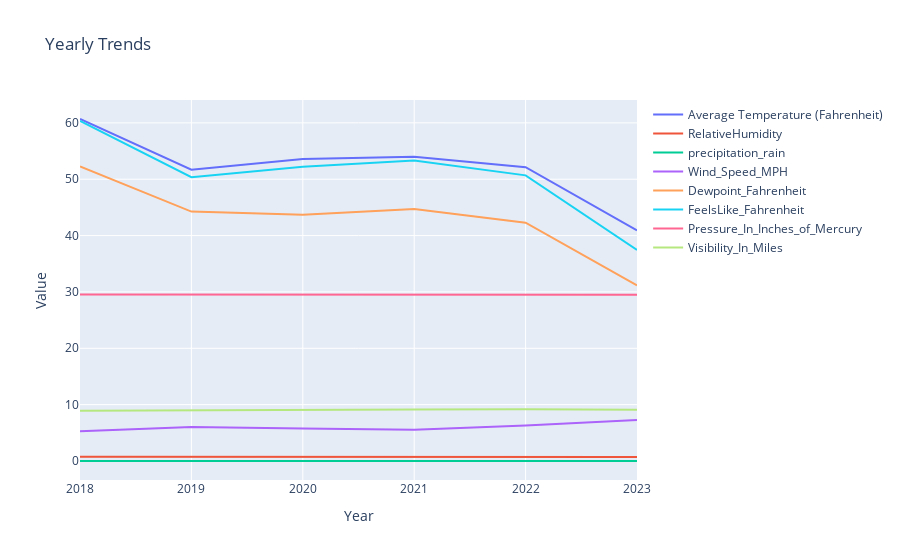

Here is the notebook cell this chart was saved with:
### Code cell
# Line plot to show year trends of multiple columns
import plotly.graph_objects as go

# Calculate yearly average temperatures
yearly_temperatures = grouped_df.groupby("Year")["Target_Fahrenheit"].mean()
years = yearly_temperatures.index

# Create figure and add trace for average temperature
fig = go.Figure()
fig.add_trace(go.Scatter(
    x=years,
    y=yearly_temperatures.values,
    mode='lines',
    name='Average Temperature (Fahrenheit)'
))

# Additional columns
columns = ["RelativeHumidity", "precipitation_rain", "Wind_Speed_MPH", 
           "Dewpoint_Fahrenheit", "FeelsLike_Fahrenheit", "Pressure_In_Inches_of_Mercury", "Visibility_In_Miles"]

# Add traces for additional columns
for column in columns:
    yearly_values = grouped_df.groupby("Year")[column].mean()
    fig.add_trace(go.Scatter(
        x=years,
        y=yearly_values.values,
        mode='lines',
        name=column
    ))

# Customize layout
fig.update_layout(
    xaxis=dict(title='Year'),
    yaxis=dict(title='Value'),
    title='Yearly Trends',
    showlegend=True
)

fig.update_annotations(dict(xref="paper", yref="paper", x=0.5, y=1.2, showarrow=False,
                            text="Yearly Trends", font=dict(size=18)))


# Display the plot
fig.show()

### Figure 1 — Plotly figure (JSON) as saved in the notebook; plotly's stock layout.template omitted (floating-point values rounded to 4 significant figures)
{"data": [{"mode": "lines", "name": "Average Temperature (Fahrenheit)", "type": "scatter", "x": [2018, 2019, 2020, 2021, 2022, 2023], "y": [60.69, 51.7, 53.61, 54.0, 52.13, 40.93]}, {"mode": "lines", "name": "RelativeHumidity", "type": "scatter", "x": [2018, 2019, 2020, 2021, 2022, 2023], "y": [0.7689, 0.7774, 0.7216, 0.7271, 0.7106, 0.7057]}, {"mode": "lines", "name": "precipitation_rain", "type": "scatter", "x": [2018, 2019, 2020, 2021, 2022, 2023], "y": [0, 0.007528, 0.03863, 0.005207, 0.01878, 0.007125]}, {"mode": "lines", "name": "Wind_Speed_MPH", "type": "scatter", "x": [2018, 2019, 2020, 2021, 2022, 2023], "y": [5.291, 6.015, 5.75, 5.542, 6.32, 7.256]}, {"mode": "lines", "name": "Dewpoint_Fahrenheit", "type": "scatter", "x": [2018, 2019, 2020, 2021, 2022, 2023], "y": [52.25, 44.26, 43.69, 44.73, 42.28, 31.17]}, {"mode": "lines", "name": "FeelsLike_Fahrenheit", "type": "scatter", "x": [2018, 2019, 2020, 2021, 2022, 2023], "y": [60.34, 50.37, 52.23, 53.3, 50.68, 37.44]}, {"mode": "lines", "name": "Pressure_In_Inches_of_Mercury", "type": "scatter", "x": [2018, 2019, 2020, 2021, 2022, 2023], "y": [29.56, 29.54, 29.56, 29.58, 29.55, 29.48]}, {"mode": "lines", "name": "Visibility_In_Miles", "type": "scatter", "x": [2018, 2019, 2020, 2021, 2022, 2023], "y": [8.927, 9.009, 9.152, 9.119, 9.178, 9.08]}], "layout": {"showlegend": true, "title": {"text": "Yearly Trends"}, "xaxis": {"title": {"text": "Year"}}, "yaxis": {"title": {"text": "Value"}}}}
